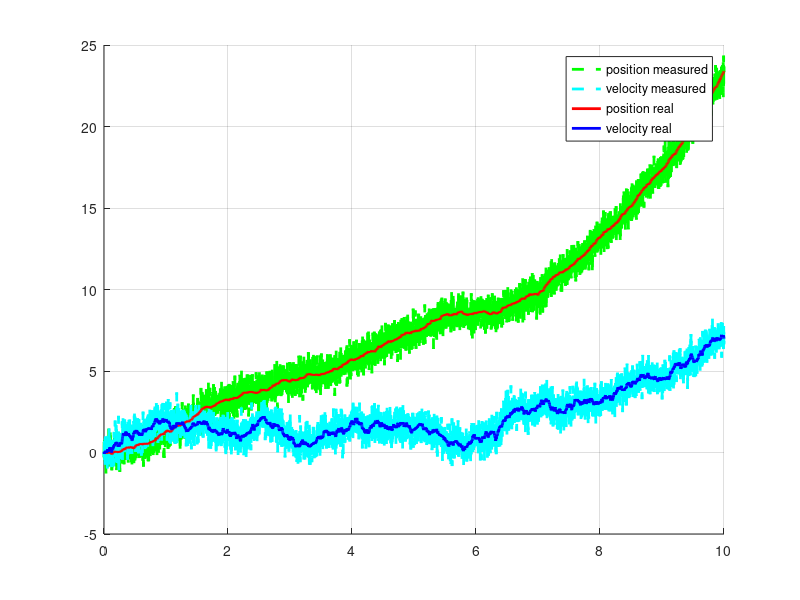
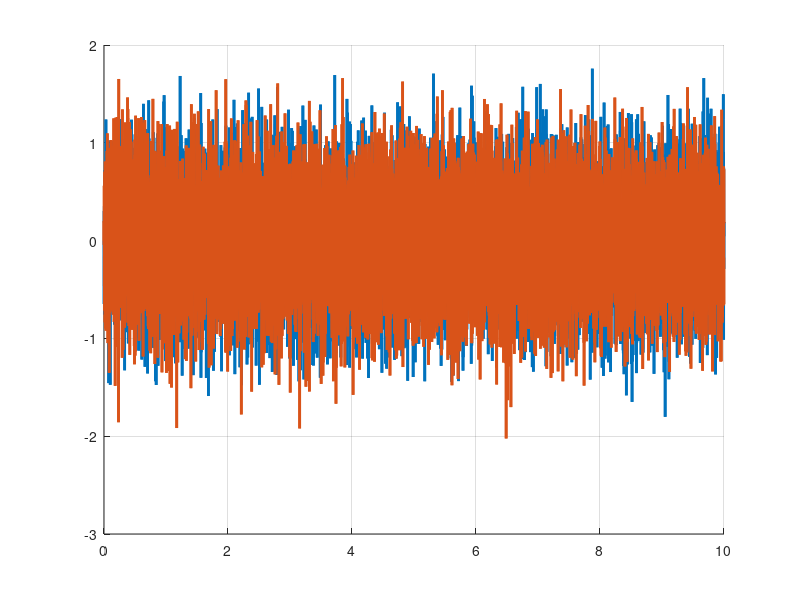
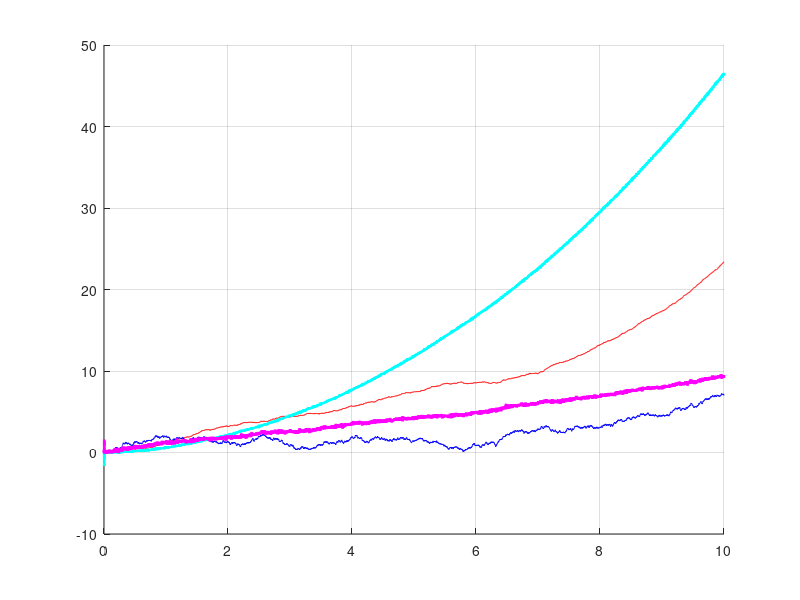

Write the MATLAB code that produced these figures, in order.
clc
clear all
close all

rng(4);

% state equations, discrete system
muQ = 0;
Q = [0.01 0; 0 0.03]; % we need to know this: noise covariance of state 
A = [1.0000 0.0010;
         0    1.0000];
B = 1.0e-03 * [0.0005; 1.0000];
wk = normrnd(muQ,Q);

% output equations
H = [1 0; 0 1];
muR = 0;
R = [0.5 0;0 0.5]; % we need to know this: noise covariance of output
vk = normrnd(muR, R);

% simulation parameters:
t0 = 0;
dt = 0.001;
tend = 10;
x = [0 0]'; % initial state
z = x; % initial measurement;
len = length(t0:dt:tend);
xfs = zeros(len, length(x));
xfs(1,:) = x';
zfs(1,:) = z';
u = 1;

% apriori x
xhat_minus = [0 0]';
xhat = [0 0]';
xhatfs = xfs;
P = [ 0.1 0.2; 0.3 0.1];

% simulation
for i = 1:len
    % actual states are evolving like this
    wk = normrnd(muQ,Q);
    x = A*x + B*u + [wk(1,1); wk(2,2)];
    xfs(i+1,:) = x';
    % but we know only this
    vk = normrnd(muR, R);
    z = H*x + [vk(1,1); vk(2,2)];
    zfs(i+1,:) = z';
    
    %% so kalman filter
    % time update
    xhat_minus = A*xhat_minus + B*u;
    P_minus = A*P*A' + Q;
    % measurement update
    K = P_minus*H'*(H*P_minus*H' + R)^(-1);
    xhat = xhat_minus + K*(z - H*xhat_minus);
    P = (eye(2) - K*H)*P_minus;
    xhatfs(i+1,:) = xhat';   
end

%% plots
tfs = linspace(t0,tend,length(xfs));
figure(1)
hold on
plot(tfs,zfs(:,1),'--g','LineWidth',2)
plot(tfs,zfs(:,2),'--c','LineWidth',2)
plot(tfs,xfs(:,1),'-r','LineWidth',2)
plot(tfs,xfs(:,2),'-b','LineWidth',2)
grid on
legend('position measured','velocity measured','position real','velocity real')

errors = xfs - zfs;
figure(2)
grid on
hold on
plot(tfs,errors(:,1),'Linewidth',2)
plot(tfs,errors(:,2),'Linewidth',2)

figure(3)
hold on
grid on
plot(tfs,xfs(:,1),'r',tfs,xhatfs(:,1),'-.c','LineWidth',2)
plot(tfs,xfs(:,2),'b',tfs,xhatfs(:,2),'-.m','LineWidth',2)
